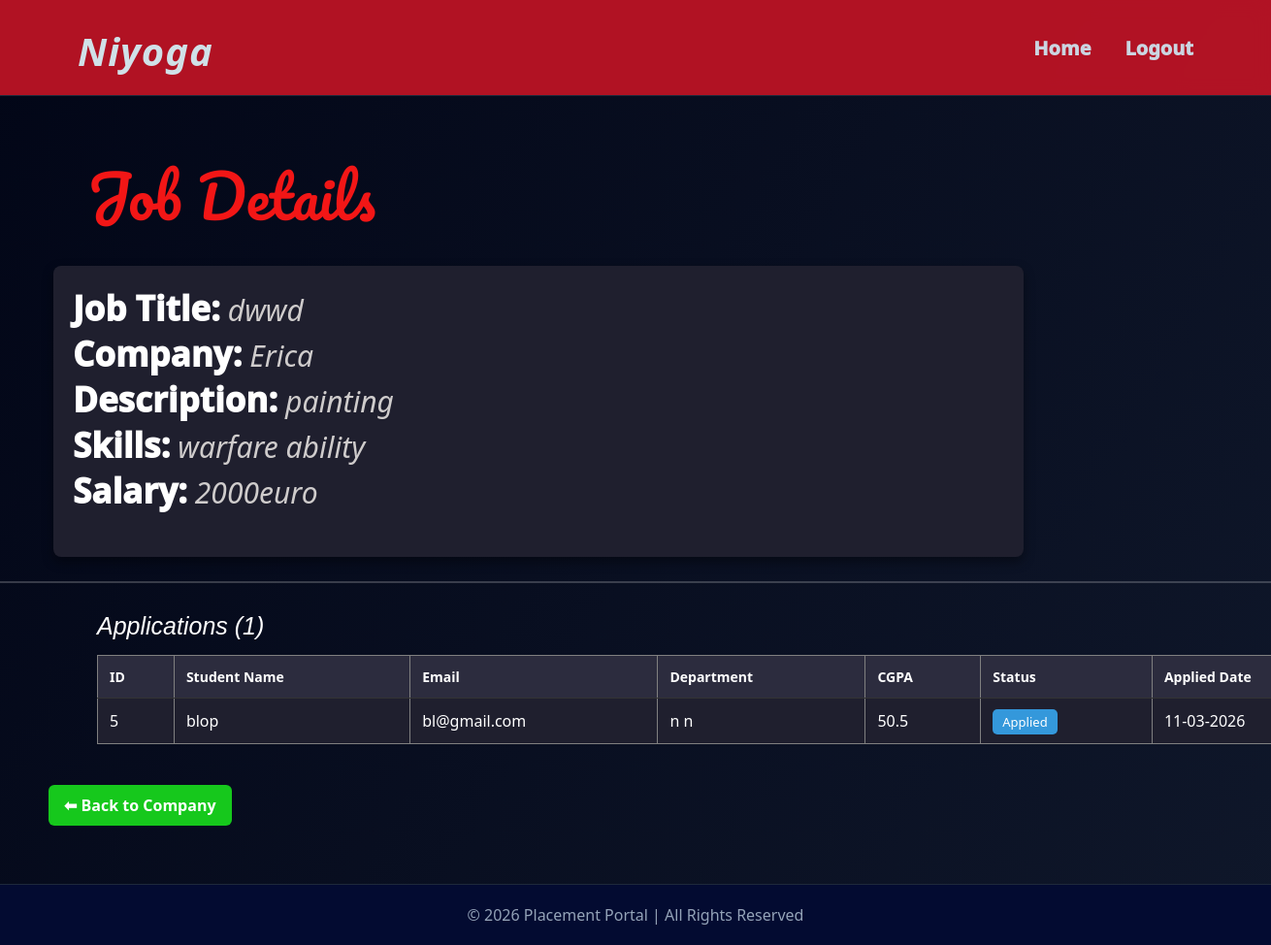
The page /admin/job/7/applications (signed in) on the database its author committed.
### app.py (models this page shows)
class Job(db.Model):
    __tablename__ = "jobs"
    id = db.Column(db.Integer, primary_key=True)
    company_id = db.Column(
        db.Integer,
        db.ForeignKey("company_profiles.id")
    )
    description = db.Column(db.Text)
    title = db.Column(db.String(150))
    skills = db.Column(db.String(200))
    experience = db.Column(db.String(200))
    salary = db.Column(db.String(50))
    job_type = db.Column(db.String(50), default="Full-time")
    is_approved = db.Column(db.Boolean, default=False)
    is_closed = db.Column(db.Boolean, default=False)
    posted_at = db.Column(db.DateTime, default=datetime.utcnow)
    company = db.relationship("CompanyProfile", back_populates="jobs")
    applications = db.relationship(
        "Application",
        back_populates="job"
    )

class CompanyProfile(db.Model):
    __tablename__ = "company_profiles"
    id = db.Column(db.Integer, primary_key=True)
    user_id = db.Column(
        db.Integer,
        db.ForeignKey("users.id"),
        nullable=False,
        unique= True
    )
    company_name = db.Column(db.String(150))
    industry = db.Column(db.String(200))
    website = db.Column(db.String(200))
    location = db.Column(db.String(200))
    hr_contact = db.Column(db.String(15))
    user = db.relationship("Users", back_populates="company_profile")
    jobs = db.relationship(
        "Job",
        back_populates="company"
    )

class Application(db.Model):
    __tablename__ = "applications"
    id = db.Column(db.Integer, primary_key=True)
    student_id = db.Column(
        db.Integer,
        db.ForeignKey("student_profiles.id")
    )
    job_id = db.Column(
        db.Integer,
        db.ForeignKey("jobs.id")
    )
    status = db.Column(db.String(50), default="Applied")
    remarks = db.Column(db.String(200))
    applied_at = db.Column(db.DateTime, default=datetime.utcnow)
    updated_at = db.Column(db.DateTime)
    job = db.relationship("Job", back_populates="applications")
    student = db.relationship("StudentProfile", back_populates="applications")

class Users(db.Model):
    __tablename__ = "users"
    id = db.Column(db.Integer, primary_key=True)
    name = db.Column(db.String(100), nullable=False)
    email = db.Column(db.String(120), unique=True, nullable=False)
    password = db.Column(db.String(200), nullable=False)
    role = db.Column(db.String(100), nullable=False)
    contact_number = db.Column(db.String(15))
    is_approved = db.Column(db.Boolean, default=False)
    is_active = db.Column(db.Boolean, default=True)
    created_at = db.Column(db.DateTime, default=datetime.utcnow)
    student_profile = db.relationship(
        "StudentProfile",
        back_populates="user",
        uselist=False
    )
    company_profile = db.relationship(
        "CompanyProfile",
        back_populates="user",
        uselist=False
    )

class StudentProfile(db.Model):
    __tablename__ = "student_profiles"
    id = db.Column(db.Integer, primary_key=True)
    user_id = db.Column(
        db.Integer,
        db.ForeignKey("users.id"),
        nullable=False,
        unique= True
    )
    cgpa = db.Column(db.Float)
    department = db.Column(db.String(100))
    current_year = db.Column(db.Integer)
    skills = db.Column(db.String(200))
    resume = db.Column(db.String(200))
    placement_status = db.Column(db.String(50), default="Not Placed")
    user = db.relationship("Users", back_populates="student_profile")
    applications = db.relationship(
        "Application",
        back_populates="student"
    )

### app.py (the view)
@app.route("/admin/job/<int:job_id>/applications")
def admin_job_applications(job_id):
    if "user_id" not in session or session.get("role") != "admin":
        return redirect("/login")
    job = Job.query.get_or_404(job_id)
    applications = Application.query.filter_by(job_id=job.id).all()
    return render_template(
        "admin_job_applications.html",
        job=job,
        applications=applications
    )

### templates/admin_job_applications.html (shortened to what this page needs)
{% extends "base.html" %}
{% block content %}
<h2 class="title">Job Details</h2>
<div class="job-details">
<p><b>Job Title:</b> {{ job.title }}</p>
<p><b>Company:</b> {{ job.company.company_name }}</p>
<p><b>Description:</b> {{ job.description }}</p>
<p><b>Skills:</b> {{ job.skills }}</p>
<p><b>Salary:</b> {{ job.salary }}</p>
</div>
<hr>
<h3 class="subtitle">Applications ({{ applications|length }})</h3>
{% if applications %}
<table border="1" cellpadding="10" cellspacing="0" class="application-table">
<tr>
<th>ID</th>
<th>Student Name</th>
<th>Email</th>
<th>Department</th>
<th>CGPA</th>
<th>Status</th>
<th>Applied Date</th>
</tr>
{% for app in applications %}
<tr>
<td>{{ app.id }}</td>
<td>{{ app.student.user.name }}</td>
<td>{{ app.student.user.email }}</td>
<td>{{ app.student.department }}</td>
<td>{{ app.student.cgpa }}</td>
<td>
<span class="status">{{ app.status }}</span>
</td>
<td>{{ app.applied_at.strftime("%d-%m-%Y") }}</td>
</tr>
{% endfor %}
</table>
{% else %}
<p class="no-app"><em>No applications for this job.</em></p>
{% endif %}
<br>
<a class="back-btn" href="/admin/company/{{ job.company.user_id }}">⬅ Back to Company</a>
{% endblock %}

### templates/admin_job_applications.html (style rules this page uses)
.title { font-size:60px; margin-top:50px; margin-bottom:20px; margin-left: 90px; color:rgb(242, 22, 22); font-weight: 500; font-family: "pacifico",cursive; }
.subtitle { margin-top:30px; margin-left: 100px; margin-bottom:15px; color:white; font-weight: 500; font-family: 'Franklin Gothic Medium', 'Arial Narrow', Arial, sans-serif; font-size: 30px; font-size: 25px; font-style: oblique; }
.job-details { background:#1f1f2e; padding:20px; margin-left: 55px; border-radius:8px; box-shadow:0 5px 12px rgba(0,0,0,0.4); color:white; width: 1000px; height: 300px; }
.job-details p { color:#cfcccc; font-family: system-ui, -apple-system, BlinkMacSystemFont, 'Segoe UI', Roboto, Oxygen, Ubuntu, Cantarell, 'Open Sans', 'Helvetica Neue', sans-serif; font-weight: 500; font-size: 30px; font-style:oblique; margin-right: 8px; }
.job-details b { color:#ffffff; font-family: system-ui, -apple-system, BlinkMacSystemFont, 'Segoe UI', Roboto, Oxygen, Ubuntu, Cantarell, 'Open Sans', 'Helvetica Neue', sans-serif; font-weight: 1000; font-size: 35px; font-style:normal; }
.application-table { width:100%; margin-top:15px; margin-left: 100px; border-collapse:collapse; background:#1f1f2e; color:white; }
.application-table th { background:#2c2c3e; padding:12px; font-size:14px; text-align:left; }
.application-table td { padding:12px; border-top:1px solid #333; }
.status { background:#3498db; padding:4px 10px; border-radius:5px; font-size:13px; }
.back-btn { display:inline-block; margin-top:20px; margin-left: 50px; padding:10px 16px; background:#16c81c; color:white; text-decoration:none; border-radius:6px; font-weight:bold; }
hr { margin-top:25px; margin-bottom:25px; border:1px solid rgba(255,255,255,0.2); }

### templates/base.html (style rules this page uses)
* { margin: 0; padding: 0; box-sizing: border-box; font-family: "Segoe UI", Arial, sans-serif; }
body { background:linear-gradient(120deg, #020617, #0f172a); color: #000000; margin-top: 0%; margin-bottom: 0%; }

### rows shown on the page
Job: title "dwwd", description "painting", skills "warfare ability", salary "2000euro"
CompanyProfile: company.company_name "Erica"
Application: id "5", student.user.name "blop", student.user.email "bl@gmail.com", student.department "n n", student.cgpa "50.5", status "Applied", applied_at "11-03-2026"

### other values the page prints
{{ applications|length }} "1"
